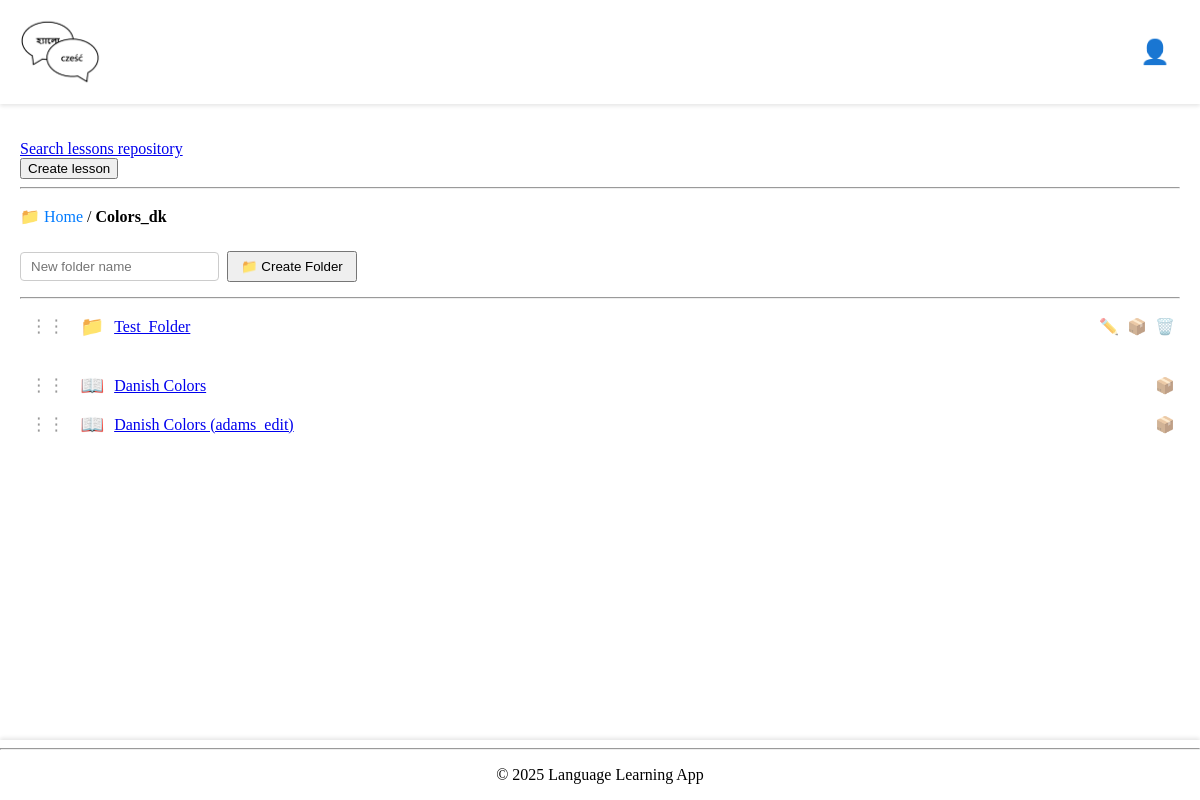
The app's page /my-lessons/6/directory/7/ (signed in) with its own data.
### base/models.py (models this page shows, shortened)
class UserDirectory(models.Model):
    name = models.CharField(max_length=255)
    user = models.ForeignKey(
        User, on_delete=models.CASCADE, related_name="directories"
    )
    parent_directory = models.ForeignKey(
        "self",
        null=True,
        blank=True,
        on_delete=models.CASCADE,
        related_name="subdirectories",
    )
    is_root = models.BooleanField(default=False)
    created = models.DateTimeField(auto_now_add=True)
    updated = models.DateTimeField(auto_now=True)
    class Meta:
        ordering = ["name"]
        unique_together = ("user", "parent_directory", "name")
    def get_path(self):
        path = []
        current = self
        visited = set()
        while current is not None:
            if current.id in visited:
                break
            visited.add(current.id)
            path.insert(0, current)
            current = current.parent_directory
        return path
    @classmethod
    def get_or_create_root_directory(cls, user):
        root_dir, created = cls.objects.get_or_create(
            user=user,
            is_root=True,
            defaults={"name": "Home", "parent_directory": None}
        )
        return root_dir

class UserLesson(models.Model):
    user = models.ForeignKey(User, on_delete=models.CASCADE)
    lesson = models.ForeignKey(Lesson, on_delete=models.CASCADE)
    directory = models.ForeignKey(
        "UserDirectory",
        on_delete=models.SET_NULL,
        null=True,
        blank=True,
        related_name="lessons",
    )
    target_progress = models.PositiveIntegerField(
        default=3, validators=[MinValueValidator(1)]
    )
    practice_window = models.PositiveIntegerField(
        default=10, validators=[MinValueValidator(1)]
    )
    allowed_error_margin = models.PositiveIntegerField(
        default=0, validators=[MinValueValidator(0)]
    )
    class Meta:
        unique_together = ("user", "lesson")

class Lesson(models.Model):
    title = models.CharField(max_length=255)
    description = models.TextField(
        blank=True, help_text="Brief description of the lesson."
    )
    prompt_language = models.ForeignKey(
        Language, on_delete=models.CASCADE, related_name="prompt_lessons"
    )
    translation_language = models.ForeignKey(
        Language, on_delete=models.CASCADE, related_name="translation_lessons"
    )
    author = models.ForeignKey(
        User,
        on_delete=models.CASCADE,
        related_name="authored_lessons",
    )
    changes_log = models.TextField(
        blank=True, help_text="Log of changes made to this lesson."
    )
    access_type = models.ForeignKey(AccessType, on_delete=models.PROTECT, default=1)
    original_lesson = models.ForeignKey(
        "self", null=True, blank=True, on_delete=models.SET_NULL
    )
    updated = models.DateTimeField(auto_now=True)
    created = models.DateTimeField(auto_now_add=True)

### base/views.py (the view, shortened to what this page needs)
# urls.py: path("my-lessons/<str:pk>/", views.myLessons, name="my-lessons"),
@login_required(login_url="login")
def myLessons(request, pk, directory_id=None):
    user = get_object_or_404(User, id=pk)
    if request.user.id != user.id and not request.user.is_superuser:
        return HttpResponse("You are not allowed here!", status=403)
    root_directory = UserDirectory.get_or_create_root_directory(user)
    if directory_id:
        current_directory = get_object_or_404(UserDirectory, id=directory_id, user=user)
    else:
        current_directory = root_directory
    subdirectories = UserDirectory.objects.filter(
        user=user, parent_directory=current_directory
    ).order_by(Lower("name"))
    user_lessons = UserLesson.objects.filter(
        user=user, directory=current_directory
    ).select_related(
        "lesson", "lesson__prompt_language", "lesson__translation_language"
    ).order_by(Lower("lesson__title"))
    orphan_lessons = UserLesson.objects.filter(
        user=user, directory__isnull=True
    )
    breadcrumb_path = current_directory.get_path()
    request.session['current_directory_id'] = current_directory.id
    directory_form = UserDirectoryForm(user=user, parent_directory=current_directory)
    context = {
        "user": user,
        "my_lessons": user_lessons,
        "subdirectories": subdirectories,
        "current_directory": current_directory,
        "breadcrumb_path": breadcrumb_path,
        "root_directory": root_directory,
        "directory_form": directory_form,
    }
    return render(request, "base/my_lessons.html", context)

### base/forms.py (shortened to what this page needs)
class UserDirectoryForm(forms.ModelForm):
    class Meta:
        model = UserDirectory
        fields = ["name"]
        widgets = {
            "name": forms.TextInput(attrs={"autofocus": "autofocus", "placeholder": "Folder name"}),
        }
    def __init__(self, *args, user=None, parent_directory=None, **kwargs):
        super().__init__(*args, **kwargs)
        self.user = user
        self.parent_directory = parent_directory

### base/templates/base/my_lessons.html (shortened to what this page needs)
{% extends "main.html" %}
{% block content %}
<a href="{% url 'lessons-repository' %}">Search lessons repository</a>
<br>
<a href="{% url 'create-lesson' %}">
    <button type="button">Create lesson</button>
</a>
<hr>
<nav class="breadcrumb-nav">
    <span>📁 </span>
    {% for dir in breadcrumb_path %}
        {% if forloop.last %}
            <strong>{{ dir.name }}</strong>
        {% else %}
            {% if dir.is_root %}
                <a href="{% url 'my-lessons' user.id %}">{{ dir.name }}</a>
            {% else %}
                <a href="{% url 'my-lessons-directory' user.id dir.id %}">{{ dir.name }}</a>
            {% endif %}
            <span> / </span>
        {% endif %}
    {% endfor %}
</nav>
<div class="create-directory-form">
    <form method="POST" action="{% url 'create-directory' current_directory.id %}" style="display: inline-flex; gap: 8px; align-items: center;">
        <input type="text" name="name" placeholder="New folder name" required maxlength="255">
        <button type="submit">📁 Create Folder</button>
    </form>
</div>
<hr>
<div class="my-lessons-container">
    {% if subdirectories %}
    <div class="directories-list">
        {% for subdir in subdirectories %}
            <div class="directory-item droppable"
                 draggable="true"
                 data-type="directory"
                 data-id="{{ subdir.id }}"
                 data-target-id="{{ subdir.id }}">
                <span class="drag-handle">⋮⋮</span>
                <span class="directory-icon">📁</span>
                <a href="{% url 'my-lessons-directory' user.id subdir.id %}" class="directory-link">{{ subdir.name }}</a>
                <span class="directory-actions">
                    <a href="{% url 'rename-directory' subdir.id %}" title="Rename">✏️</a>
                    <a href="{% url 'move-directory' subdir.id %}" title="Move">📦</a>
                    <a href="{% url 'delete-directory' subdir.id %}" title="Delete">🗑️</a>
                </span>
            </div>
        {% endfor %}
    </div>
    {% endif %}
    <div class="lessons-list">
        {% if my_lessons %}
        {% for my_lesson in my_lessons %}
            <div class="lesson-item draggable"
                 draggable="true"
                 data-type="lesson"
                 data-id="{{ my_lesson.id }}">
                <span class="drag-handle">⋮⋮</span>
                <span class="lesson-icon">📖</span>
                <a href="{% url 'my-lesson-details' my_lesson.id %}">{{ my_lesson.lesson.title }}</a>
                <span class="lesson-actions">
                    <a href="{% url 'move-lesson' my_lesson.id %}" title="Move to folder">📦</a>
                </span>
            </div>
        {% endfor %}
        {% else %}
            {% if not subdirectories %}
            <p>No lessons or folders in this directory.</p>
            {% endif %}
        {% endif %}
    </div>
</div>
{% endblock content %}

### static/styles/main.css (style rules this page uses)
body { background-color: white; margin: 0; padding: 0; }

### base/templates/base/my_lessons.html (style rules this page uses)
.breadcrumb-nav { padding: 10px 0; margin-bottom: 15px; }
.breadcrumb-nav a { color: #007bff; text-decoration: none; }
.create-directory-form { margin: 15px 0; }
.create-directory-form input[type="text"] { padding: 6px 10px; border: 1px solid #ccc; border-radius: 4px; }
.create-directory-form button { padding: 6px 12px; cursor: pointer; }
.directories-list, .lessons-list { margin-bottom: 20px; }
.directory-item, .lesson-item { display: flex; align-items: center; padding: 8px 5px; gap: 10px; border-radius: 4px; transition: background-color 0.2s; }
.directory-icon, .lesson-icon { font-size: 1.2em; }
.directory-link, .lesson-item a { flex-grow: 1; }
.directory-actions, .lesson-actions { display: flex; gap: 8px; }
.directory-actions a, .lesson-actions a { text-decoration: none; opacity: 0.6; }
.drag-handle { cursor: grab; color: #999; font-size: 1.1em; user-select: none; padding: 0 5px; }
.draggable[draggable="true"], .directory-item[draggable="true"] { cursor: grab; }

### records on screen
UserDirectory: name "Home"
UserDirectory: name "Colors_dk"
UserDirectory: name "Test_Folder"
UserLesson: lesson "Danish Colors"
UserLesson: lesson "Danish Colors (adams_edit)"
